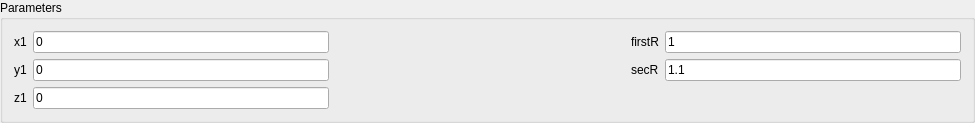
<?xml version="1.0" encoding="UTF-8"?>
<ui version="4.0">
 <class>TorusWidget</class>
 <widget class="QWidget" name="TorusWidget">
  <property name="geometry">
   <rect>
    <x>0</x>
    <y>0</y>
    <width>975</width>
    <height>118</height>
   </rect>
  </property>
  <property name="windowTitle">
   <string>TorusWidget</string>
  </property>
  <layout class="QVBoxLayout" name="verticalLayout">
   <property name="spacing">
    <number>0</number>
   </property>
   <property name="leftMargin">
    <number>0</number>
   </property>
   <property name="topMargin">
    <number>0</number>
   </property>
   <property name="rightMargin">
    <number>0</number>
   </property>
   <property name="bottomMargin">
    <number>0</number>
   </property>
   <item>
    <widget class="QGroupBox" name="groupBox">
     <property name="title">
      <string>Parameters</string>
     </property>
     <layout class="QGridLayout" name="gridLayout">
      <item row="0" column="3">
       <widget class="QLabel" name="label_6">
        <property name="text">
         <string>firstR</string>
        </property>
       </widget>
      </item>
      <item row="1" column="3">
       <widget class="QLabel" name="label_7">
        <property name="text">
         <string>secR</string>
        </property>
       </widget>
      </item>
      <item row="0" column="1">
       <widget class="QLineEdit" name="lineEdit_x1">
        <property name="text">
         <string>0</string>
        </property>
       </widget>
      </item>
      <item row="1" column="4">
       <widget class="QLineEdit" name="lineEdit_y2">
        <property name="text">
         <string>1.1</string>
        </property>
       </widget>
      </item>
      <item row="2" column="1">
       <widget class="QLineEdit" name="lineEdit_z1">
        <property name="text">
         <string>0</string>
        </property>
       </widget>
      </item>
      <item row="0" column="0">
       <widget class="QLabel" name="label_2">
        <property name="text">
         <string>x1</string>
        </property>
       </widget>
      </item>
      <item row="2" column="0">
       <widget class="QLabel" name="label_4">
        <property name="text">
         <string>z1</string>
        </property>
       </widget>
      </item>
      <item row="0" column="2">
       <spacer name="horizontalSpacer_2">
        <property name="orientation">
         <enum>Qt::Horizontal</enum>
        </property>
        <property name="sizeHint" stdset="0">
         <size>
          <width>40</width>
          <height>20</height>
         </size>
        </property>
       </spacer>
      </item>
      <item row="0" column="4">
       <widget class="QLineEdit" name="lineEdit_x2">
        <property name="text">
         <string>1</string>
        </property>
       </widget>
      </item>
      <item row="1" column="1">
       <widget class="QLineEdit" name="lineEdit_y1">
        <property name="text">
         <string>0</string>
        </property>
       </widget>
      </item>
      <item row="1" column="0">
       <widget class="QLabel" name="label_3">
        <property name="text">
         <string>y1</string>
        </property>
       </widget>
      </item>
     </layout>
    </widget>
   </item>
  </layout>
 </widget>
 <layoutdefault spacing="6" margin="11"/>
 <resources/>
 <connections/>
</ui>
